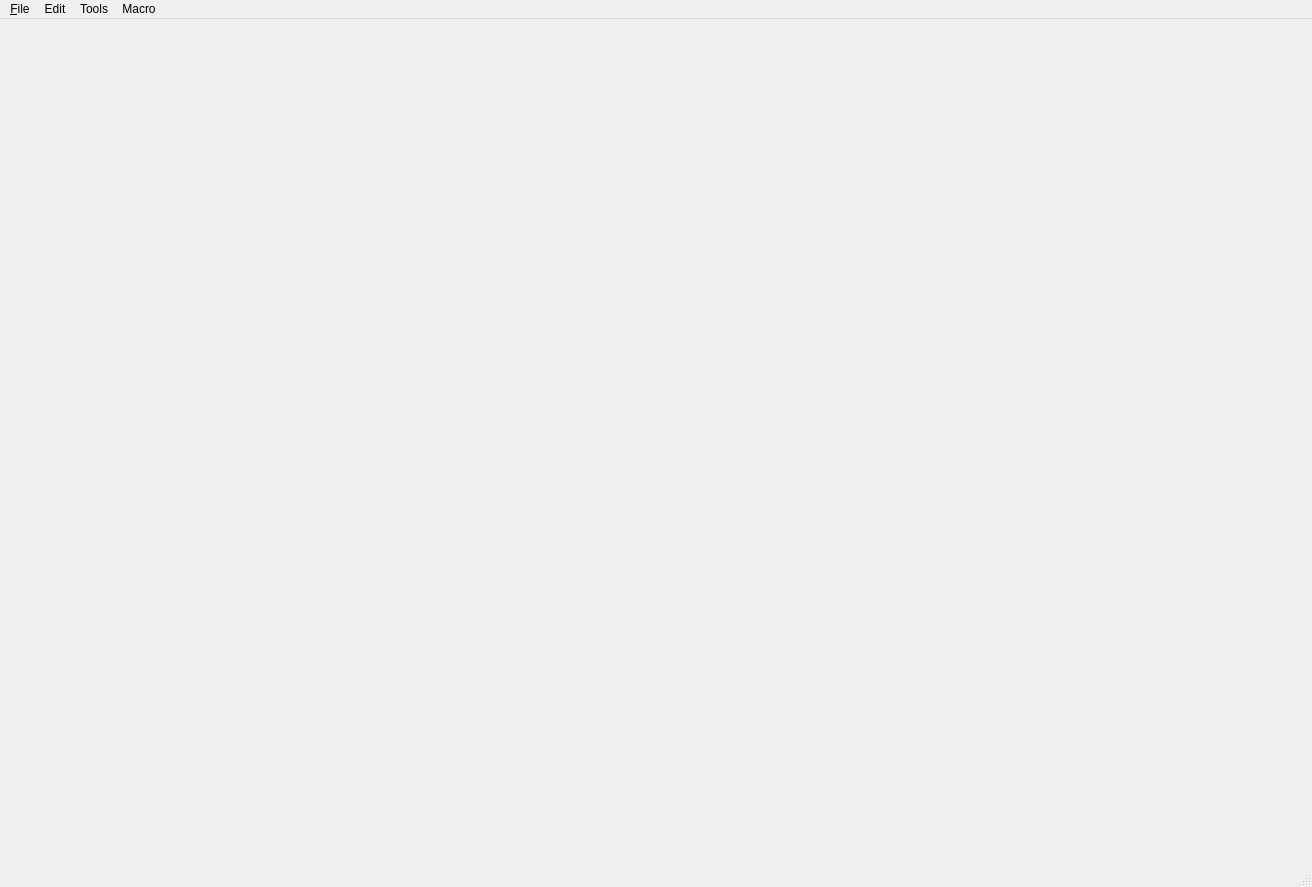
<?xml version="1.0" encoding="UTF-8"?>
<ui version="4.0">
 <class>MainWindow</class>
 <widget class="QMainWindow" name="MainWindow">
  <property name="enabled">
   <bool>true</bool>
  </property>
  <property name="geometry">
   <rect>
    <x>0</x>
    <y>0</y>
    <width>1312</width>
    <height>887</height>
   </rect>
  </property>
  <property name="windowTitle">
   <string>MainWindow</string>
  </property>
  <property name="dockOptions">
   <set>QMainWindow::AnimatedDocks|QMainWindow::ForceTabbedDocks</set>
  </property>
  <widget class="QWidget" name="centralwidget">
   <property name="sizePolicy">
    <sizepolicy hsizetype="Preferred" vsizetype="Preferred">
     <horstretch>0</horstretch>
     <verstretch>0</verstretch>
    </sizepolicy>
   </property>
   <layout class="QHBoxLayout" name="horizontalLayout_2"/>
  </widget>
  <widget class="QMenuBar" name="menubar">
   <property name="geometry">
    <rect>
     <x>0</x>
     <y>0</y>
     <width>1312</width>
     <height>38</height>
    </rect>
   </property>
   <widget class="QMenu" name="menuFile">
    <property name="title">
     <string>&amp;File</string>
    </property>
   </widget>
   <widget class="QMenu" name="menuPreference">
    <property name="title">
     <string>Edit</string>
    </property>
   </widget>
   <widget class="QMenu" name="menuTools">
    <property name="title">
     <string>Tools</string>
    </property>
   </widget>
   <widget class="QMenu" name="menuMacro">
    <property name="title">
     <string>Macro</string>
    </property>
   </widget>
   <addaction name="menuFile"/>
   <addaction name="menuPreference"/>
   <addaction name="menuTools"/>
   <addaction name="menuMacro"/>
  </widget>
  <widget class="QStatusBar" name="statusbar"/>
  <action name="action2D">
   <property name="checkable">
    <bool>true</bool>
   </property>
   <property name="checked">
    <bool>true</bool>
   </property>
   <property name="text">
    <string>2D</string>
   </property>
  </action>
  <action name="action3D">
   <property name="checkable">
    <bool>true</bool>
   </property>
   <property name="text">
    <string>3D</string>
   </property>
  </action>
 </widget>
 <resources/>
 <connections/>
</ui>
